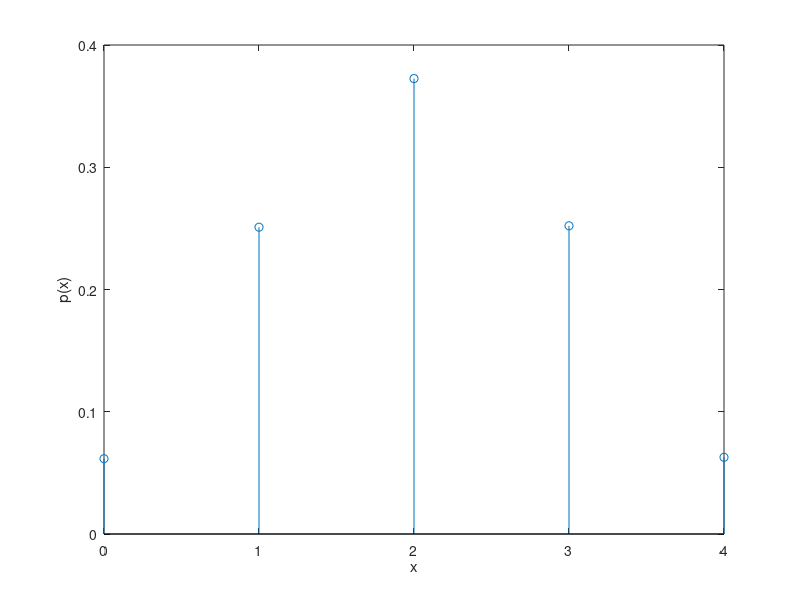

Reproduce this figure in MATLAB. (Note: this script raises an error after producing the figure.)
%% Exe1 a)

xi = 1:6;
p = ones(1,6)/6;
stem(xi,p);
xlabel('x');
ylabel('px(x)');

%% Exe2 b)

xi = 1:6;
p = ones(1,6)/6;
for c = 2:6
    r = c - 1;
    p(c) = p(c)+p(r);
end
stem(xi,p);
xlabel('x');
ylabel('px(x)');


%% Exe2 a)

% s={1,2,3 ... ,100}
% p(5) = 90/100
% p(50) = 9/100
% p(100) = 1/100

%% Exe2 b) 
clc

xi = [5,50,100];

p = [90, 9, 1] / 100;

stem(xi,p);
xlabel('x');
ylabel('px(x)');


%% Exe2 c)
clc
N=1e5;
n=1;
p100 = 0.99;
p5 = 0.90;
exp = rand(n,N) >= p100;
exp2 = rand(n,N) <= p5;
exp3 = rand(n,N) > p5 & rand(n,N) < p100 ;
prob = 1:3;
prob(3) = sum(exp) / N
prob(1) = sum(exp2) / N
prob(2) = sum(exp3) / N

xi = [5,50,100];
stem(xi,prob);
xlabel('x');
ylabel('p(x)');


%% Exe3 a) b)
clc
N=1e5;
n=4;
xi = [0,1,2,3,4]
exp = randi(0:1,n,N);
prob = 0:4;
for s = 0:4
    f = 0;
    for c = 1 : N
        col = exp(:,c);
        soma = sum(col) == s;
        f = soma + f;
    end
    prob(s+1) = f / N;
end
stem(xi,prob);
xlabel('x');
ylabel('p(x)');

E = sum(xi.*prob)
E2 = sum((xi.^2).*prob);
Var = E2 - E^2

%% Exe3 d) e)
clc
n = 4
k = 4
p = 0.5

Prb0 = nchoosek(n,k) * (p^k) * (1-p)^(n-k);

n = 4
k = 3
p = 0.5

Prb1 = nchoosek(n,k)*(p^k)*(1-p)^(n-k);
n = 4
k = 2
p = 0.5

Prb2 = nchoosek(n,k)*(p^k)*(1-p)^(n-k);
n = 4
k = 1
p = 0.5

Prb3 = nchoosek(n,k)*(p^k)*(1-p)^(n-k);
n = 4
k = 0
p = 0.5

Prb4 = nchoosek(n,k)*(p^k)*(1-p)^(n-k);


x = [Prb0,Prb1,Prb2,Prb3,Prb4]

% i)

i = Prb0 + Prb1 + Prob2

% ii)

ii = Prb0 + Prb1

% iii)

iii = Prb2 + Prb3 + Prb4


%% Exe4
clc
N = 1e5;
n = 5;
p = 0.3;
prob =  1:6;
exp = rand(n,N) < 0.3;
for c = 0:5
    suc = sum(exp) == c;
    pro = sum(suc) / N;
    prob(c+1) = pro;
end
prob

%% Exe6

n=8000;
k=7;
p=1/1000;

prob1 = nchoosek(n,k)*(p^k)*(1-p)^(n-k)

alpha = n * p;

pk = ((alpha)^k)/(factorial(k));
pk2 = pk * (exp(-alpha))

%% Exe7 a)

alpha = 15;
k = 0;
pk = ((alpha)^k)/(factorial(k));
pk2 = pk * (exp(-alpha))

%% Exe7 b)

alpha = 15;
sum1 = 0;
for k = 0:10
   pk = ((alpha)^k)/(factorial(k));
    pk2 = (pk * (exp(-alpha)));
    sum1 = sum1 + pk2;
end
pk3 = 1-sum1

%% Exe8
sum1 = 0;
for k = 1:4
    val = (k+5)/30;
    sum1 = sum1 + val;
end
sum1

%% Exe9
clc
k = 0;
alpha = 1;
pk = ((alpha)^k)/(factorial(k));
pk2 = (pk * (exp(-alpha)));
val = 1-pk2

%% Exe10 a)
clc
N = 1e5;
n = 1;
exp = (rand(n,N) * 10) < 3;
val = sum(exp);
prob = val / N

%% Exe10 b)
clc
N = 1e5;
n = 1;
exp = (rand(n,N) * 10) < 7;
val = sum(exp);
prob = val / N;

prob1 = 1-prob

%% Exe10 c)
clc
N = 1e5;
n = 1;
ex = (rand(n,N) * 10);
val = sum(ex >= 1 & ex <= 6);
prob = val / N

%% Exe11 a)
clc
N = 1e5;
n = 1;
ex = ((14 + 2*randn(n,N)));
val = sum(ex > 12 & ex < 16);
prob = val / N

%% Exe11 b)
clc
N = 1e5;
n = 1;
ex = ((14 + 2*randn(n,N)));
val = sum(ex > 10 & ex < 18);
prob = val / N

%% Exe11 c)
clc
N = 1e5;
n = 1;
ex = ((14 + 2*randn(n,N)));
val = sum(ex >= 10);
prob = val / N